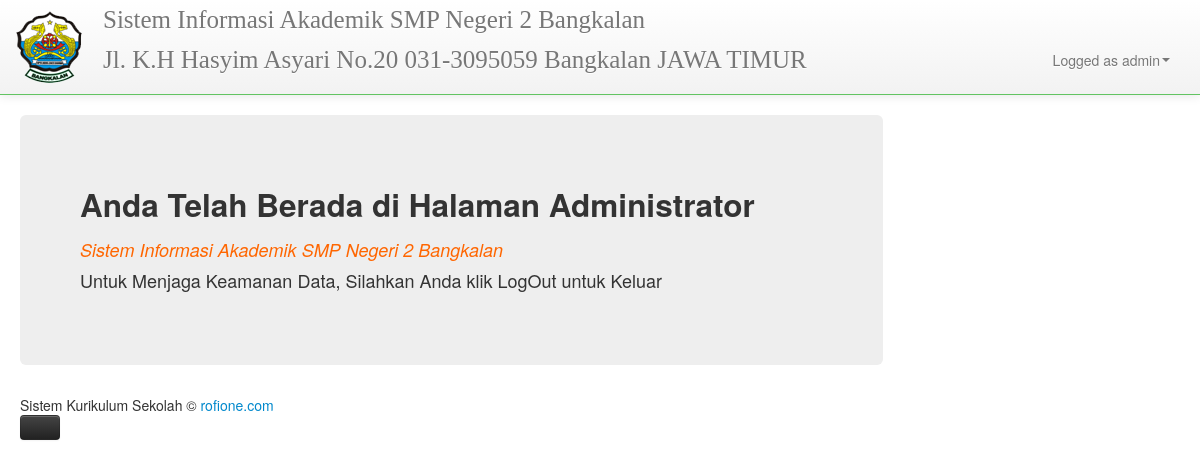
The page /siswa/index.php (signed in) on the database its author committed.
### tables this page shows
CREATE TABLE IF NOT EXISTS `profil` (
  `ID` int(5) NOT NULL AUTO_INCREMENT,
  `NAMA` varchar(50) DEFAULT NULL,
  `STATUS` varchar(15) DEFAULT NULL,
  `NSS` varchar(15) DEFAULT NULL,
  `NDS` varchar(15) DEFAULT NULL,
  `ALAMAT` varchar(100) DEFAULT NULL,
  `KECAMATAN` varchar(20) DEFAULT NULL,
  `KABUPATEN` varchar(20) DEFAULT NULL,
  `PROPINSI` varchar(20) DEFAULT NULL,
  `VISI` text NOT NULL,
  `MISI` text NOT NULL,
  `EMAIL` varchar(200) NOT NULL,
  `WEBSITE` varchar(200) NOT NULL,
  `ABOUT` text NOT NULL,
  PRIMARY KEY (`ID`)
);

### siswa/main.php (the view, shortened to what this page needs)
<?php
$strsql = "select * from profil";
$hasil = mysql_query($strsql);
$row = mysql_fetch_array($hasil);
?>
<div class="span9">
    <div class="hero-unit">
        <p>
        <h2>Anda Telah Berada di Halaman Administrator</h2>
        <i><font color="#FF6600">Sistem Informasi Akademik <?php echo $row['NAMA']; ?></font></i><br>
        Untuk Menjaga Keamanan Data, Silahkan Anda klik LogOut untuk Keluar<br>
        </p>
    </div>
</div>

### siswa/header.php (shortened to what this page needs)
<?php
$strsql = "select * from profil";
$hasil = mysql_query($strsql);
$rows = mysql_fetch_array($hasil);
?>
<div class="navbar navbar-fixed-top">
    <div class="navbar-inner">
        <div class="container">
            <img src="../bootstrap/img/logo.png" class="brand pull-left">
            <a href="./index.php" class="brand">Sistem Informasi Akademik <?php echo $rows['NAMA']; ?></a>
            <p class="brand"><?php
                echo $rows['ALAMAT'];
                echo "  " . $rows['KABUPATEN'];
                echo "  " . $rows['PROPINSI'];
                ?></p>
            <div class="nav-collapse collapse">
                <ul class="nav pull-right">
                    <li class="dropdown right">
                        <a href="#" class="dropdown-toggle" data-toggle="dropdown">
                            <?php
                            echo 'Logged as ' . $_SESSION['username'];
                            ?><b class="caret"></b>
                        </a>
                    </li>
                </ul>
            </div>
        </div>
    </div>
</div>

### siswa/index.php (style rules this page uses)
body { padding-top: 115px; padding-bottom: 40px; }

### rows shown on the page
profil: NAMA "SMP Negeri 2 Bangkalan", ALAMAT "Jl. K.H Hasyim Asyari No.20 031-3095059", KABUPATEN "Bangkalan", PROPINSI "JAWA TIMUR"

### other values the page prints
$_SESSION['username'] "admin"
